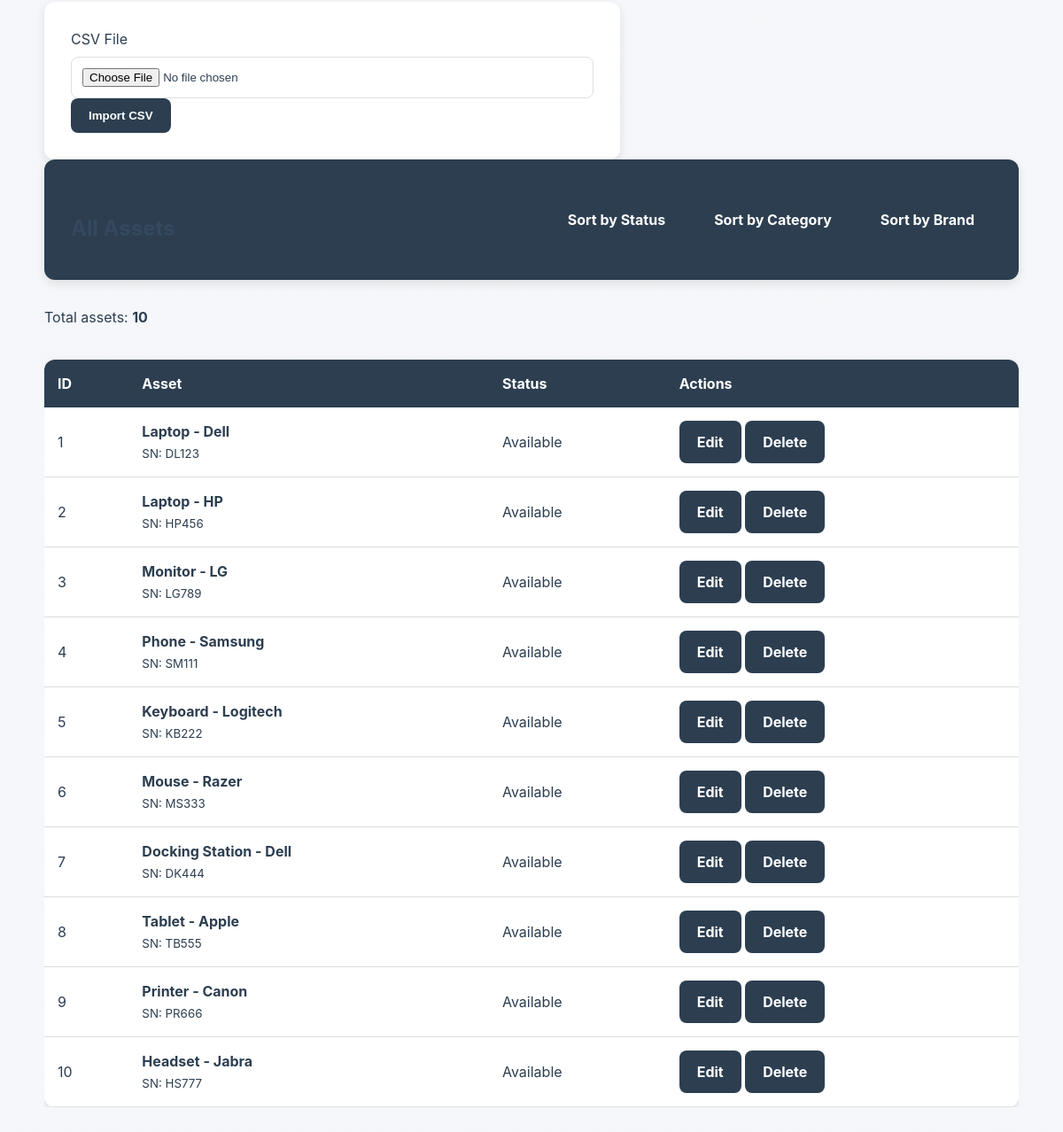
The page /assets/add (lower part) on the database as committed earlier.
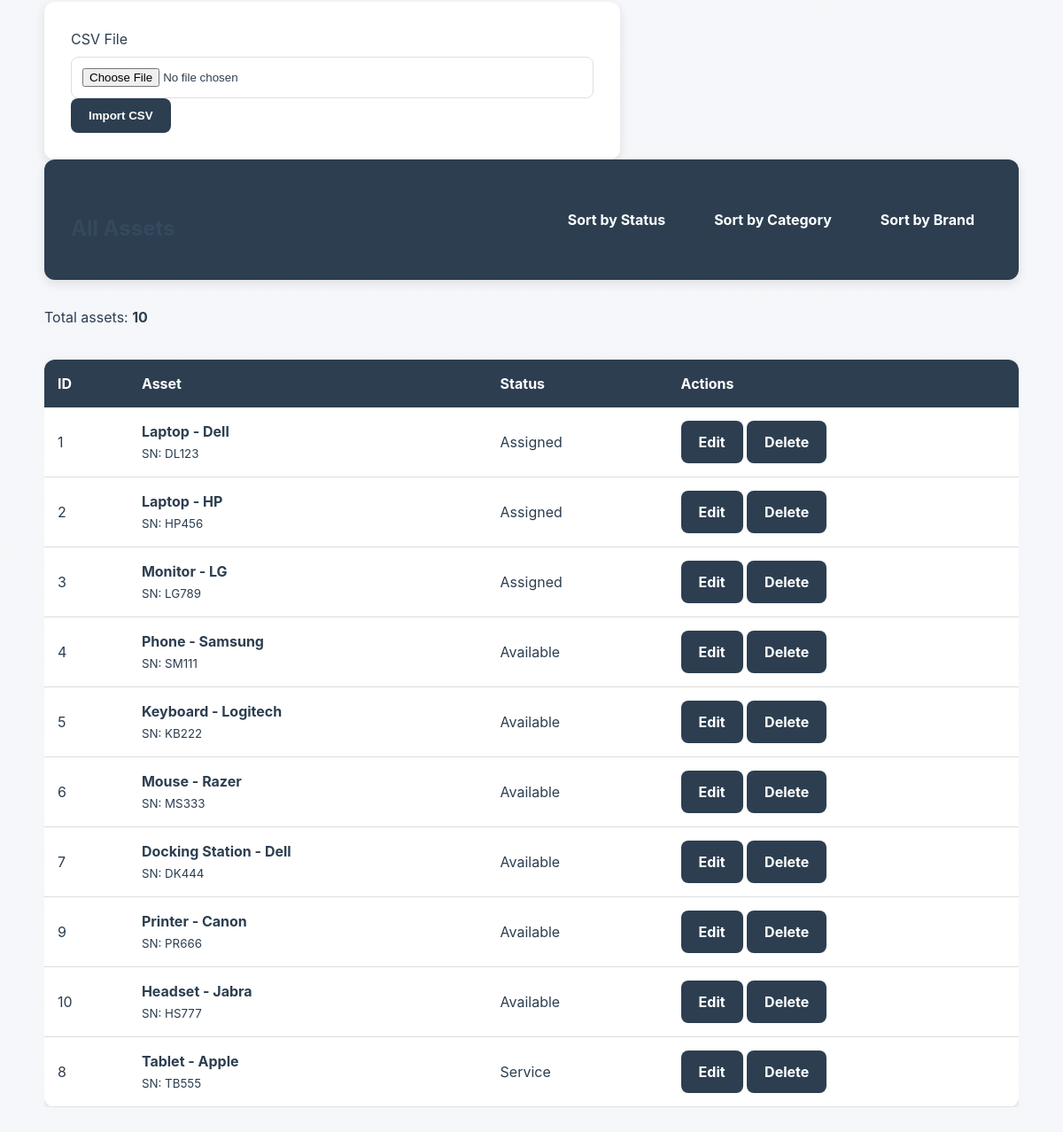
The same page on the database as committed later.
### tables this page shows
CREATE TABLE assets (
                id INTEGER PRIMARY KEY AUTOINCREMENT,
                category TEXT NOT NULL,
                brand TEXT NOT NULL,
                serial_number TEXT UNIQUE NOT NULL,
                status TEXT NOT NULL DEFAULT 'Available',
                purchase_date TEXT
            );

### routes/assets.py (the view, shortened to what this page needs)
    @app.route("/assets/add", methods=["GET", "POST"])
    def add_asset_route():
        sort_by = request.args.get("sort", "status")
        assets = get_all_assets(sort_by)
        return render_template(
            "assets/add.html",
            assets=assets
        )

### services/add_assets.py (called while the page is built)
def get_all_assets(sort_by="status"):
    allowed_sorts = {
        "status": "status",
        "category": "category",
        "brand": "brand"
    }
    sort_column = allowed_sorts.get(sort_by, "status")
    query = f"""
        SELECT *
        FROM assets
        ORDER BY {sort_column}
    """
    with sqlite3.connect(DB_PATH) as conn:
        conn.row_factory = sqlite3.Row
        cursor = conn.cursor()
        cursor.execute(query)
        return cursor.fetchall()

### templates/assets/add.html (shortened to what this page needs)
<!DOCTYPE html>
<html lang="en">
<head>
    <link rel="stylesheet"
          href="{{ url_for('static', filename='style.css') }}">
</head>
<body>
<div class="container">
    <section class="content-section">
        <form method="POST"
              enctype="multipart/form-data">
            <div class="form-group">
                <label for="csv_file">
                    CSV File
                </label>
                <input type="file"
                       id="csv_file"
                       name="csv_file"
                       accept=".csv"
                       required>
            </div>
            <button type="submit"
                    name="import_csv">
                Import CSV
            </button>
        </form>
    </section>
    <section class="content-section">
        <div class="page-header">
            <h2>All Assets</h2>
            <div class="header-buttons">
                <a href="?sort=status"
                   class="btn btn-small">
                    Sort by Status
                </a>
                <a href="?sort=category"
                   class="btn btn-small">
                    Sort by Category
                </a>
                <a href="?sort=brand"
                   class="btn btn-small">
                    Sort by Brand
                </a>
            </div>
        </div>
        <p>
            Total assets:
            <strong>{{ assets|length }}</strong>
        </p>
        {% if assets %}
            <div class="table-wrapper">
                <table>
                    <thead>
                        <tr>
                            <th>ID</th>
                            <th>Asset</th>
                            <th>Status</th>
                            <th>Actions</th>
                        </tr>
                    </thead>
                    <tbody>
                        {% for asset in assets %}
                        <tr>
                            <td>
                                {{ asset["id"] }}
                            </td>
                            <td>
                                <strong>
                                    {{ asset["category"] }}
                                    -
                                    {{ asset["brand"] }}
                                </strong>
                                <br>
                                <small>
                                    SN:
                                    {{ asset["serial_number"] }}
                                </small>
                            </td>
                            <td>
                                {{ asset["status"] }}
                            </td>
                            <td>
                                <div class="action-links">
                                    <a href="{{ url_for('edit_asset', asset_id=asset['id']) }}"
                                       class="btn btn-small">
                                        Edit
                                    </a>
                                    <a href="{{ url_for('delete_asset_route', asset_id=asset['id']) }}"
                                       class="btn btn-small"
                                       onclick="return confirm('Delete this asset?')">
                                        Delete
                                    </a>
                                </div>
                            </td>
                        </tr>
                        {% endfor %}
                    </tbody>
                </table>
            </div>
        {% else %}
            <p>No assets found.</p>
        {% endif %}
    </section>
</div>
</body>
</html>

Rows that differ between the two databases and show on the page:
changed assets "DL123": status "Available" → "Assigned"
changed assets "HP": status "Available" → "Assigned"
changed assets "Monitor": status "Available" → "Assigned"
changed assets "Tablet": status "Available" → "Service"; moves down the list
